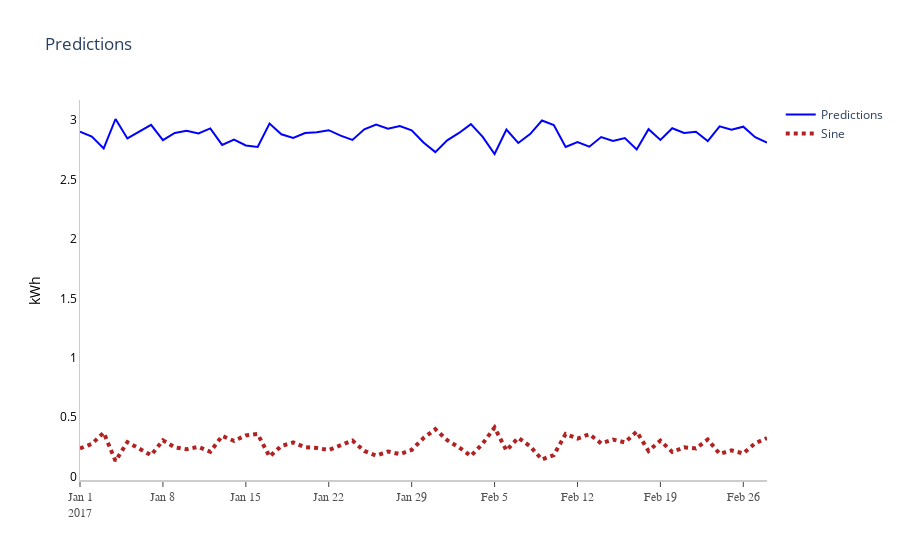

Here is the notebook cell this chart was saved with:
### Code cell
df_new = make_sample_df(df)
y = df_new['meter_reading'].values
y2 = np.sin(df_new['meter_reading'].values)

fig = go.Figure([go.Scatter(x=df_new.index, 
                            y=df_new['meter_reading'].values,
                            name='Predictions',
                            line=dict(color='blue'),)
                ])

fig.add_trace(go.Scatter(x=df_new.index, 
                         y=y2,
                         name='Sine',
                         line=dict(color='firebrick', width=4, dash='dot')))
# Edit the layout
fig.update_layout(title='Predictions',
                  yaxis_title='kWh',
                  plot_bgcolor='white',
                  
                  yaxis=dict(
                      showgrid=True,
                      zeroline=True,
                      showline=True,
                      linecolor='rgb(204, 204, 204)',
                      showticklabels=True,
                      color='black'
                  ),
                  xaxis=dict(
                      showline=True,
                      showgrid=True,
                      showticklabels=True,
                      linecolor='rgb(204, 204, 204)',
                      linewidth=2,
                      ticks='outside',
                      tickfont=dict(
                          family='Arial',
                          size=12,
                          color='rgb(82, 82, 82)',
                      ),
                  )
                 )
fig.show()

### Figure 1 — Plotly figure (JSON) as saved in the notebook; plotly's stock layout.template omitted (floating-point values rounded to 4 significant figures)
{"data": [{"line": {"color": "blue"}, "name": "Predictions", "type": "scatter", "x": ["2017-01-01T00:00:00", "2017-01-02T00:00:00", "2017-01-03T00:00:00", "2017-01-04T00:00:00", "2017-01-05T00:00:00", "2017-01-06T00:00:00", "2017-01-07T00:00:00", "2017-01-08T00:00:00", "2017-01-09T00:00:00", "2017-01-10T00:00:00", "2017-01-11T00:00:00", "2017-01-12T00:00:00", "2017-01-13T00:00:00", "2017-01-14T00:00:00", "2017-01-15T00:00:00", "2017-01-16T00:00:00", "2017-01-17T00:00:00", "2017-01-18T00:00:00", "2017-01-19T00:00:00", "2017-01-20T00:00:00", "2017-01-21T00:00:00", "2017-01-22T00:00:00", "2017-01-23T00:00:00", "2017-01-24T00:00:00", "2017-01-25T00:00:00", "2017-01-26T00:00:00", "2017-01-27T00:00:00", "2017-01-28T00:00:00", "2017-01-29T00:00:00", "2017-01-30T00:00:00", "2017-01-31T00:00:00", "2017-02-01T00:00:00", "2017-02-02T00:00:00", "2017-02-03T00:00:00", "2017-02-04T00:00:00", "2017-02-05T00:00:00", "2017-02-06T00:00:00", "2017-02-07T00:00:00", "2017-02-08T00:00:00", "2017-02-09T00:00:00", "2017-02-10T00:00:00", "2017-02-11T00:00:00", "2017-02-12T00:00:00", "2017-02-13T00:00:00", "2017-02-14T00:00:00", "2017-02-15T00:00:00", "2017-02-16T00:00:00", "2017-02-17T00:00:00", "2017-02-18T00:00:00", "2017-02-19T00:00:00", "2017-02-20T00:00:00", "2017-02-21T00:00:00", "2017-02-22T00:00:00", "2017-02-23T00:00:00", "2017-02-24T00:00:00", "2017-02-25T00:00:00", "2017-02-26T00:00:00", "2017-02-27T00:00:00", "2017-02-28T00:00:00"], "y": [2.901, 2.862, 2.761, 3.009, 2.846, 2.901, 2.96, 2.831, 2.892, 2.909, 2.887, 2.93, 2.791, 2.836, 2.787, 2.774, 2.971, 2.88, 2.849, 2.89, 2.898, 2.915, 2.869, 2.833, 2.923, 2.963, 2.928, 2.95, 2.914, 2.811, 2.73, 2.83, 2.892, 2.966, 2.859, 2.715, 2.919, 2.808, 2.882, 2.996, 2.958, 2.774, 2.815, 2.776, 2.857, 2.824, 2.849, 2.753, 2.923, 2.833, 2.931, 2.892, 2.901, 2.823, 2.948, 2.919, 2.944, 2.856, 2.81]}, {"line": {"color": "firebrick", "dash": "dot", "width": 4}, "name": "Sine", "type": "scatter", "x": ["2017-01-01T00:00:00", "2017-01-02T00:00:00", "2017-01-03T00:00:00", "2017-01-04T00:00:00", "2017-01-05T00:00:00", "2017-01-06T00:00:00", "2017-01-07T00:00:00", "2017-01-08T00:00:00", "2017-01-09T00:00:00", "2017-01-10T00:00:00", "2017-01-11T00:00:00", "2017-01-12T00:00:00", "2017-01-13T00:00:00", "2017-01-14T00:00:00", "2017-01-15T00:00:00", "2017-01-16T00:00:00", "2017-01-17T00:00:00", "2017-01-18T00:00:00", "2017-01-19T00:00:00", "2017-01-20T00:00:00", "2017-01-21T00:00:00", "2017-01-22T00:00:00", "2017-01-23T00:00:00", "2017-01-24T00:00:00", "2017-01-25T00:00:00", "2017-01-26T00:00:00", "2017-01-27T00:00:00", "2017-01-28T00:00:00", "2017-01-29T00:00:00", "2017-01-30T00:00:00", "2017-01-31T00:00:00", "2017-02-01T00:00:00", "2017-02-02T00:00:00", "2017-02-03T00:00:00", "2017-02-04T00:00:00", "2017-02-05T00:00:00", "2017-02-06T00:00:00", "2017-02-07T00:00:00", "2017-02-08T00:00:00", "2017-02-09T00:00:00", "2017-02-10T00:00:00", "2017-02-11T00:00:00", "2017-02-12T00:00:00", "2017-02-13T00:00:00", "2017-02-14T00:00:00", "2017-02-15T00:00:00", "2017-02-16T00:00:00", "2017-02-17T00:00:00", "2017-02-18T00:00:00", "2017-02-19T00:00:00", "2017-02-20T00:00:00", "2017-02-21T00:00:00", "2017-02-22T00:00:00", "2017-02-23T00:00:00", "2017-02-24T00:00:00", "2017-02-25T00:00:00", "2017-02-26T00:00:00", "2017-02-27T00:00:00", "2017-02-28T00:00:00"], "y": [0.2379, 0.276, 0.3711, 0.1322, 0.2914, 0.238, 0.181, 0.306, 0.2473, 0.2303, 0.2514, 0.2101, 0.3433, 0.3011, 0.3476, 0.359, 0.1698, 0.2585, 0.2885, 0.2486, 0.2415, 0.2249, 0.2688, 0.3038, 0.217, 0.1774, 0.2123, 0.1901, 0.2255, 0.3246, 0.3998, 0.3068, 0.2472, 0.1744, 0.2792, 0.4138, 0.2204, 0.3278, 0.2564, 0.1448, 0.1824, 0.3591, 0.3211, 0.3573, 0.2804, 0.3127, 0.2889, 0.3789, 0.2165, 0.3036, 0.2086, 0.2469, 0.2379, 0.3131, 0.1928, 0.2212, 0.1961, 0.2815, 0.3259]}], "layout": {"autosize": true, "plot_bgcolor": "white", "title": {"text": "Predictions"}, "xaxis": {"autorange": true, "linecolor": "rgb(204, 204, 204)", "linewidth": 2, "range": ["2017-01-01", "2017-02-28"], "showgrid": true, "showline": true, "showticklabels": true, "tickfont": {"color": "rgb(82, 82, 82)", "family": "Arial", "size": 12}, "ticks": "outside", "type": "date"}, "yaxis": {"autorange": true, "color": "black", "linecolor": "rgb(204, 204, 204)", "range": [-0.02763, 3.169], "showgrid": true, "showline": true, "showticklabels": true, "title": {"text": "kWh"}, "type": "linear", "zeroline": true}}}
